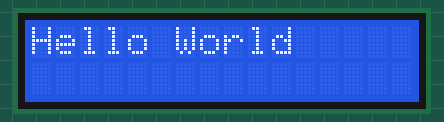
Simulated run of this program. Board: Raspberry Pi (BCM pin numbers). Shown: 16×2 character LCD.

Above: at 0.1 s.
At 5.1 s:
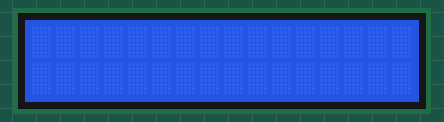
At 6.1 s:
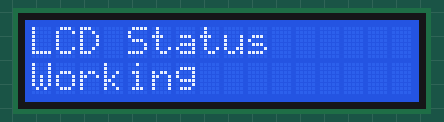

The program:

main.py
```python
import Adafruit_CharLCD as LCD
import time as t

lcd_rs  = 25
lcd_en  = 24
lcd_d4  = 23
lcd_d5  = 17
lcd_d6  = 18
lcd_d7  = 22
lcd_columns = 16
lcd_rows = 2
lcd_backlight = 4

lcd = LCD.Adafruit_CharLCD(lcd_rs,lcd_en,lcd_d4,lcd_d5,lcd_d6,lcd_d7,lcd_columns,lcd_rows,lcd_backlight)
# Have not used python in such a long time
status = 'Working'

while (1):
    lcd.message('Hello World')
    t.sleep(5.0)
    lcd.clear()
    t.sleep(1.0)
    lcd.message('LCD Status\n'+status)
    t.sleep(5.0)
    lcd.clear()
```

Measured:
- by itself, everything shown: repeats every 11.0 s, in 3 steps
- what the display in image 1 shows lasts 1.1 s, from 5.0 s to 6.1 s
- what the display in image 2 shows lasts 5.0 s, from 6.1 s to 11.1 s
